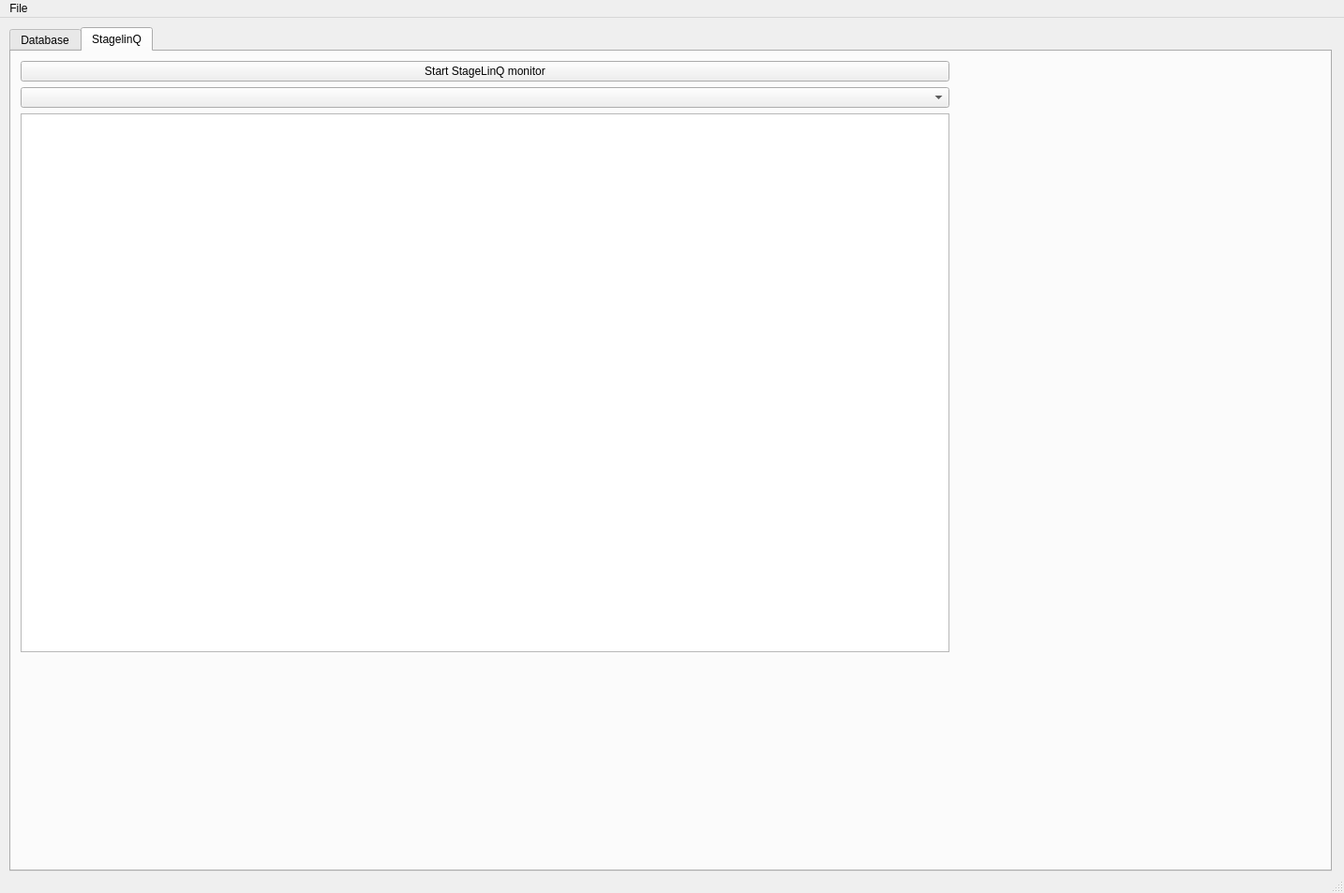
<?xml version="1.0" encoding="UTF-8"?>
<ui version="4.0">
 <class>MainWindow</class>
 <widget class="QMainWindow" name="MainWindow">
  <property name="geometry">
   <rect>
    <x>0</x>
    <y>0</y>
    <width>1434</width>
    <height>953</height>
   </rect>
  </property>
  <property name="minimumSize">
   <size>
    <width>0</width>
    <height>0</height>
   </size>
  </property>
  <property name="windowTitle">
   <string>piratengine</string>
  </property>
  <widget class="QWidget" name="centralwidget">
   <widget class="QTabWidget" name="tabWidget">
    <property name="geometry">
     <rect>
      <x>10</x>
      <y>10</y>
      <width>1411</width>
      <height>901</height>
     </rect>
    </property>
    <property name="currentIndex">
     <number>1</number>
    </property>
    <widget class="QWidget" name="tab">
     <attribute name="title">
      <string>Database</string>
     </attribute>
     <widget class="QWidget" name="gridLayoutWidget">
      <property name="geometry">
       <rect>
        <x>10</x>
        <y>10</y>
        <width>1381</width>
        <height>851</height>
       </rect>
      </property>
      <layout class="QGridLayout" name="gridLayout">
       <item row="5" column="0">
        <widget class="QTableWidget" name="FilesTable"/>
       </item>
       <item row="2" column="0">
        <widget class="QLabel" name="TrackTableLabel">
         <property name="sizePolicy">
          <sizepolicy hsizetype="Fixed" vsizetype="Preferred">
           <horstretch>0</horstretch>
           <verstretch>0</verstretch>
          </sizepolicy>
         </property>
         <property name="minimumSize">
          <size>
           <width>714</width>
           <height>0</height>
          </size>
         </property>
         <property name="text">
          <string>Tracks</string>
         </property>
        </widget>
       </item>
       <item row="0" column="0">
        <layout class="QVBoxLayout" name="verticalLayout_2">
         <item>
          <layout class="QVBoxLayout" name="verticalLayout">
           <item>
            <layout class="QHBoxLayout" name="horizontalLayout">
             <item>
              <widget class="QTextEdit" name="DBPathTextEdit">
               <property name="sizePolicy">
                <sizepolicy hsizetype="Expanding" vsizetype="Fixed">
                 <horstretch>0</horstretch>
                 <verstretch>0</verstretch>
                </sizepolicy>
               </property>
               <property name="minimumSize">
                <size>
                 <width>0</width>
                 <height>10</height>
                </size>
               </property>
               <property name="baseSize">
                <size>
                 <width>0</width>
                 <height>0</height>
                </size>
               </property>
               <property name="html">
                <string>&lt;!DOCTYPE HTML PUBLIC &quot;-//W3C//DTD HTML 4.0//EN&quot; &quot;http://www.w3.org/TR/REC-html40/strict.dtd&quot;&gt;
&lt;html&gt;&lt;head&gt;&lt;meta name=&quot;qrichtext&quot; content=&quot;1&quot; /&gt;&lt;meta charset=&quot;utf-8&quot; /&gt;&lt;style type=&quot;text/css&quot;&gt;
p, li { white-space: pre-wrap; }
hr { height: 1px; border-width: 0; }
li.unchecked::marker { content: &quot;\2610&quot;; }
li.checked::marker { content: &quot;\2612&quot;; }
&lt;/style&gt;&lt;/head&gt;&lt;body style=&quot; font-family:'Noto Sans'; font-size:9pt; font-weight:400; font-style:normal;&quot;&gt;
&lt;p style=&quot;-qt-paragraph-type:empty; margin-top:0px; margin-bottom:0px; margin-left:0px; margin-right:0px; -qt-block-indent:0; text-indent:0px;&quot;&gt;&lt;br /&gt;&lt;/p&gt;&lt;/body&gt;&lt;/html&gt;</string>
               </property>
              </widget>
             </item>
             <item>
              <widget class="QPushButton" name="DBLoadButton">
               <property name="text">
                <string>Load db</string>
               </property>
              </widget>
             </item>
             <item>
              <widget class="QPushButton" name="DBChooseDirButton">
               <property name="text">
                <string>Choose dir</string>
               </property>
              </widget>
             </item>
            </layout>
           </item>
           <item>
            <layout class="QHBoxLayout" name="horizontalLayout_2">
             <item>
              <widget class="QTableWidget" name="DBTable"/>
             </item>
            </layout>
           </item>
          </layout>
         </item>
        </layout>
       </item>
       <item row="4" column="0">
        <widget class="QLabel" name="FilesTableLabel">
         <property name="text">
          <string>Files</string>
         </property>
        </widget>
       </item>
       <item row="2" column="1">
        <widget class="QLabel" name="PlaylistTableLabel">
         <property name="text">
          <string>Playlists</string>
         </property>
        </widget>
       </item>
       <item row="3" column="0">
        <widget class="QTableWidget" name="TrackTable">
         <property name="minimumSize">
          <size>
           <width>800</width>
           <height>0</height>
          </size>
         </property>
        </widget>
       </item>
       <item row="5" column="1">
        <widget class="QTableWidget" name="PlaylistContentTable">
         <property name="horizontalScrollBarPolicy">
          <enum>Qt::ScrollBarAlwaysOn</enum>
         </property>
        </widget>
       </item>
       <item row="0" column="1">
        <layout class="QVBoxLayout" name="verticalLayout_3">
         <item>
          <widget class="QPushButton" name="CreatePlaylistButton">
           <property name="text">
            <string>Create playlist</string>
           </property>
          </widget>
         </item>
         <item>
          <widget class="QPushButton" name="AddTrackToPlaylistButton">
           <property name="text">
            <string>Add track(s) to playlist</string>
           </property>
          </widget>
         </item>
         <item>
          <widget class="QPushButton" name="ImportToPlaylistButton">
           <property name="text">
            <string>Import file to playlist</string>
           </property>
          </widget>
         </item>
         <item>
          <widget class="QPushButton" name="ExportPlaylistButton">
           <property name="text">
            <string>Export playlist(s)</string>
           </property>
          </widget>
         </item>
         <item>
          <widget class="QPushButton" name="ScanFolderButton">
           <property name="text">
            <string>Scan folder for music files</string>
           </property>
          </widget>
         </item>
         <item>
          <widget class="QPushButton" name="ImportFilesButton">
           <property name="text">
            <string>Import file(s) to Track database</string>
           </property>
          </widget>
         </item>
        </layout>
       </item>
       <item row="3" column="1">
        <widget class="QTableWidget" name="PlaylistTable"/>
       </item>
       <item row="4" column="1">
        <widget class="QLabel" name="PlaylistContentTableLabel">
         <property name="text">
          <string>Playlist Content</string>
         </property>
        </widget>
       </item>
       <item row="1" column="0">
        <spacer name="horizontalSpacer">
         <property name="orientation">
          <enum>Qt::Horizontal</enum>
         </property>
         <property name="sizeHint" stdset="0">
          <size>
           <width>40</width>
           <height>20</height>
          </size>
         </property>
        </spacer>
       </item>
       <item row="1" column="1">
        <spacer name="horizontalSpacer_2">
         <property name="orientation">
          <enum>Qt::Horizontal</enum>
         </property>
         <property name="sizeHint" stdset="0">
          <size>
           <width>40</width>
           <height>20</height>
          </size>
         </property>
        </spacer>
       </item>
      </layout>
     </widget>
    </widget>
    <widget class="QWidget" name="tab_2">
     <attribute name="title">
      <string>StagelinQ</string>
     </attribute>
     <widget class="QWidget" name="gridLayoutWidget_2">
      <property name="geometry">
       <rect>
        <x>10</x>
        <y>10</y>
        <width>991</width>
        <height>631</height>
       </rect>
      </property>
      <layout class="QGridLayout" name="gridLayout_2">
       <item row="0" column="0">
        <layout class="QVBoxLayout" name="verticalLayout_4">
         <item>
          <widget class="QPushButton" name="stagelinqStartButton">
           <property name="text">
            <string>Start StageLinQ monitor</string>
           </property>
          </widget>
         </item>
         <item>
          <widget class="QComboBox" name="stagelinqDeviceCombo"/>
         </item>
         <item>
          <widget class="QTableWidget" name="stagelinqTable"/>
         </item>
        </layout>
       </item>
      </layout>
     </widget>
    </widget>
   </widget>
  </widget>
  <widget class="QMenuBar" name="menubar">
   <property name="geometry">
    <rect>
     <x>0</x>
     <y>0</y>
     <width>1434</width>
     <height>22</height>
    </rect>
   </property>
   <widget class="QMenu" name="menuFile">
    <property name="title">
     <string>File</string>
    </property>
    <addaction name="actionLoad_database"/>
    <addaction name="actionExit"/>
   </widget>
   <addaction name="menuFile"/>
  </widget>
  <widget class="QStatusBar" name="statusbar"/>
  <action name="actionLoad_database">
   <property name="text">
    <string>Load database</string>
   </property>
  </action>
  <action name="actionExit">
   <property name="text">
    <string>Exit</string>
   </property>
  </action>
 </widget>
 <resources/>
 <connections/>
</ui>
